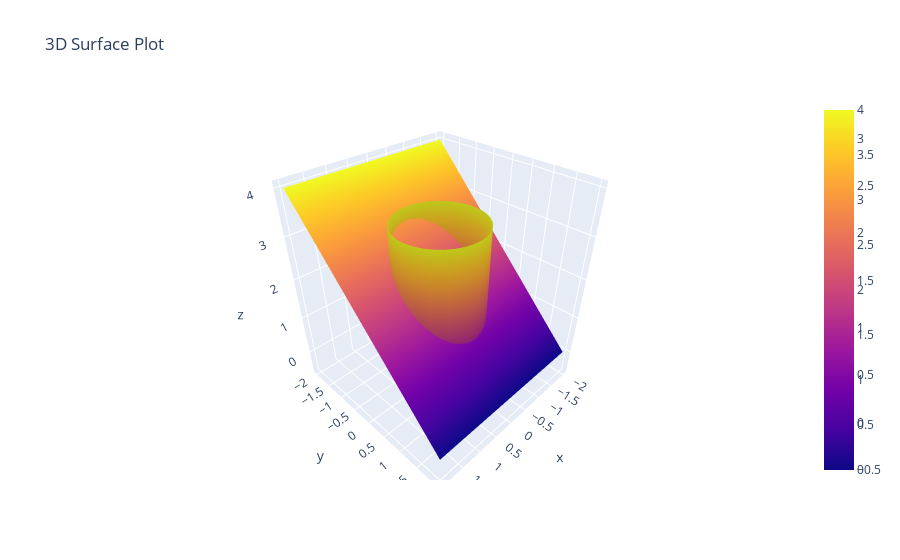

Notebook cell for this chart:
### Code cell
pla = av.plot3d_parametric_surface(plano(x,y), (x, -2,2), (y,-2,2))
av.plot3d_parametric_surface(cilindro(theta, z), (theta, 0,2*np.pi), (z, -0.5, 3.3), fig=pla)

### Figure 1 — Plotly figure (JSON) as saved in the notebook; plotly's stock layout.template omitted (floating-point values rounded to 4 significant figures; data arrays with more than 128 entries replaced by an {"elided": "..."} marker saying what was removed)
{"data": [{"showscale": true, "type": "surface", "x": {"elided": "50x50 float values"}, "y": {"elided": "50x50 float values"}, "z": {"elided": "50x50 float values"}}, {"showscale": true, "type": "surface", "x": {"elided": "50x50 float values"}, "y": {"elided": "50x50 float values"}, "z": {"elided": "50x50 float values"}}], "layout": {"scene": {"aspectmode": "data"}, "title": {"text": "3D Surface Plot"}, "xaxis": {"title": {"text": "X"}}, "yaxis": {"title": {"text": "Y"}}}}
